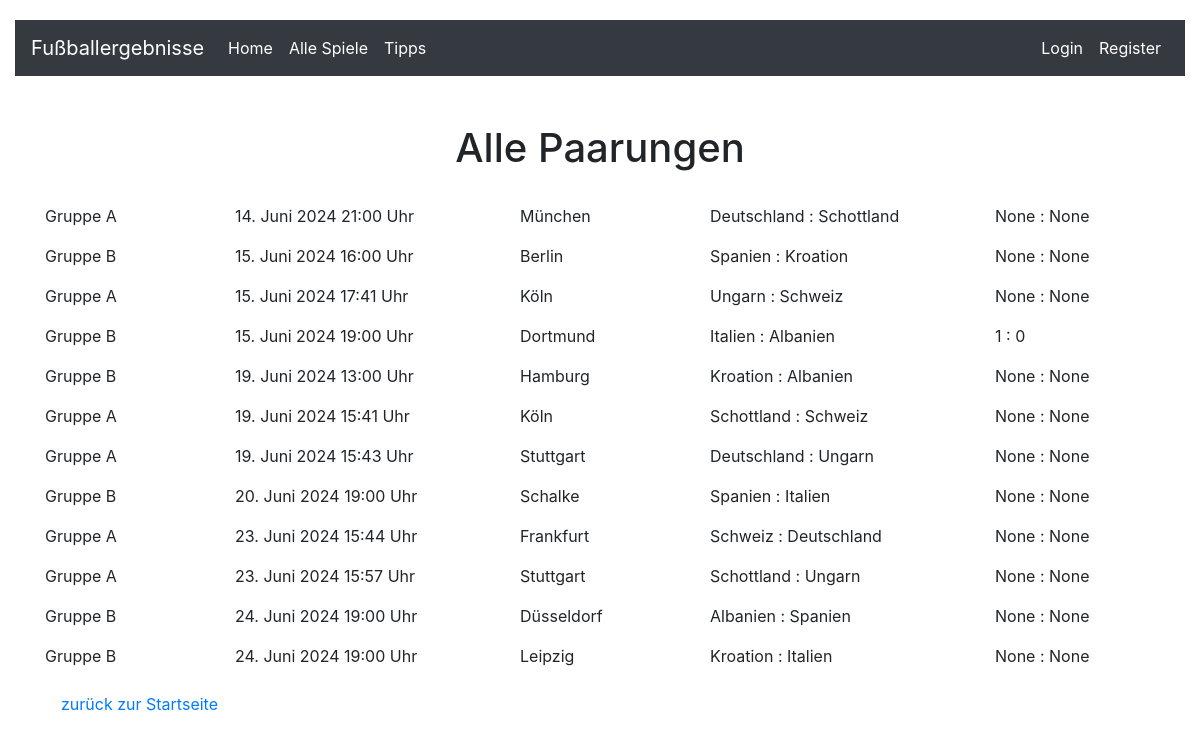
Screenshot of /paarungen/ with the database file from the repository.
### em_tipps_verwalten/models.py (models this page shows, shortened)
class Gruppen(models.Model):
    gruppen_id = models.AutoField(primary_key=True),
    gruppen_name = models.CharField(max_length=50)

### em_tipps_verwalten/views.py (the view)
# urls.py: path('paarungen/', views.paarungen, name='paarungen'),
def paarungen(request):
    query = """
    select
        g.id,
        g.gruppen_name,
        ma.paarungen_id,
        ma.heim_mannschaft_id_id,
        ma.gast_mannschaft_id_id,
        ma.spiel_termin,
        ma.spiel_ort,
        m.mannschaft_id, m.mannschaft_name heim_mannschaft,
        m2.mannschaft_id, m2.mannschaft_name gast_mannschaft,
        ma.tore_heim_mannschaft,
        ma.tore_gast_mannschaft
        from
            em_tipps_verwalten_gruppen g
        join em_tipps_verwalten_mannschaften m on g.id = m.gruppen_id_id
        join em_tipps_verwalten_paarungen ma on ma.heim_mannschaft_id_id = m.mannschaft_id
        join em_tipps_verwalten_mannschaften m2 on ma.gast_mannschaft_id_id = m2.mannschaft_id
        order by ma.spiel_termin asc
    """
    alle_paarungen = Gruppen.objects.raw(query)
    return render(request, 'paarungen.html', {'alle_paarungen' : alle_paarungen})

### em_tipps_verwalten/templates/paarungen.html
{% extends 'index.html' %}
{% load static %}
{% block content %}
<div class="container mt-5">
    <div class="row justify-content-center mb-4">
        <h1>Alle Paarungen</h1>
    </div>
    {% for gruppenspiel in alle_paarungen %}
        <div class="row">
            <div class="col-md-2">
                <p>{{gruppenspiel.gruppen_name}}</p>
                </div>
            <div class="col-md-3">
            <p>{{gruppenspiel.spiel_termin|date:"d. F Y H:i"}} Uhr</p>
            </div>
            <div class="col-md-2">
                <p>{{gruppenspiel.spiel_ort}}</p>
            </div>
            <div class="col-md-3">
                <p>{{gruppenspiel.heim_mannschaft}} : {{gruppenspiel.gast_mannschaft}} </p>
            </div>
            <div class="col-md-2">
                {% if gruppenspiel.tore_heim_mannschaft is None%}
                    <p> None : None </p>
                {% else %}
                    <p>{{gruppenspiel.tore_heim_mannschaft}} : {{gruppenspiel.tore_gast_mannschaft}}</p>
                {% endif %}
            </div>
        </div>
    {% endfor %}
    <div class="row-mt-4">
        <a class="nav-link" href="{% url 'startSeite'%}">zurück zur Startseite</a>
    </div>
</div>
{% endblock content %}

### em_tipps_verwalten/templates/index.html (style rules this page uses)
body { padding-top: 20px; }

### rows the page displays
Gruppen: gruppen_name "Gruppe A", spiel_termin "14. Juni 2024 21:00", spiel_ort "München", heim_mannschaft "Deutschland", gast_mannschaft "Schottland", shows "None : None", spiel_termin "15. Juni 2024 17:41", spiel_ort "Köln", heim_mannschaft "Ungarn", gast_mannschaft "Schweiz", spiel_termin "19. Juni 2024 15:41", heim_mannschaft "Schottland", spiel_termin "19. Juni 2024 15:43", spiel_ort "Stuttgart", gast_mannschaft "Ungarn", spiel_termin "23. Juni 2024 15:44", spiel_ort "Frankfurt", heim_mannschaft "Schweiz", gast_mannschaft "Deutschland", spiel_termin "23. Juni 2024 15:57"
Gruppen: gruppen_name "Gruppe B", spiel_termin "15. Juni 2024 16:00", spiel_ort "Berlin", heim_mannschaft "Spanien", gast_mannschaft "Kroation", shows "None : None", spiel_termin "15. Juni 2024 19:00", spiel_ort "Dortmund", heim_mannschaft "Italien", gast_mannschaft "Albanien", tore_heim_mannschaft "1", tore_gast_mannschaft "0", spiel_termin "19. Juni 2024 13:00", spiel_ort "Hamburg", heim_mannschaft "Kroation", spiel_termin "20. Juni 2024 19:00", spiel_ort "Schalke", gast_mannschaft "Italien", spiel_termin "24. Juni 2024 19:00", spiel_ort "Düsseldorf", heim_mannschaft "Albanien", gast_mannschaft "Spanien", spiel_ort "Leipzig"
